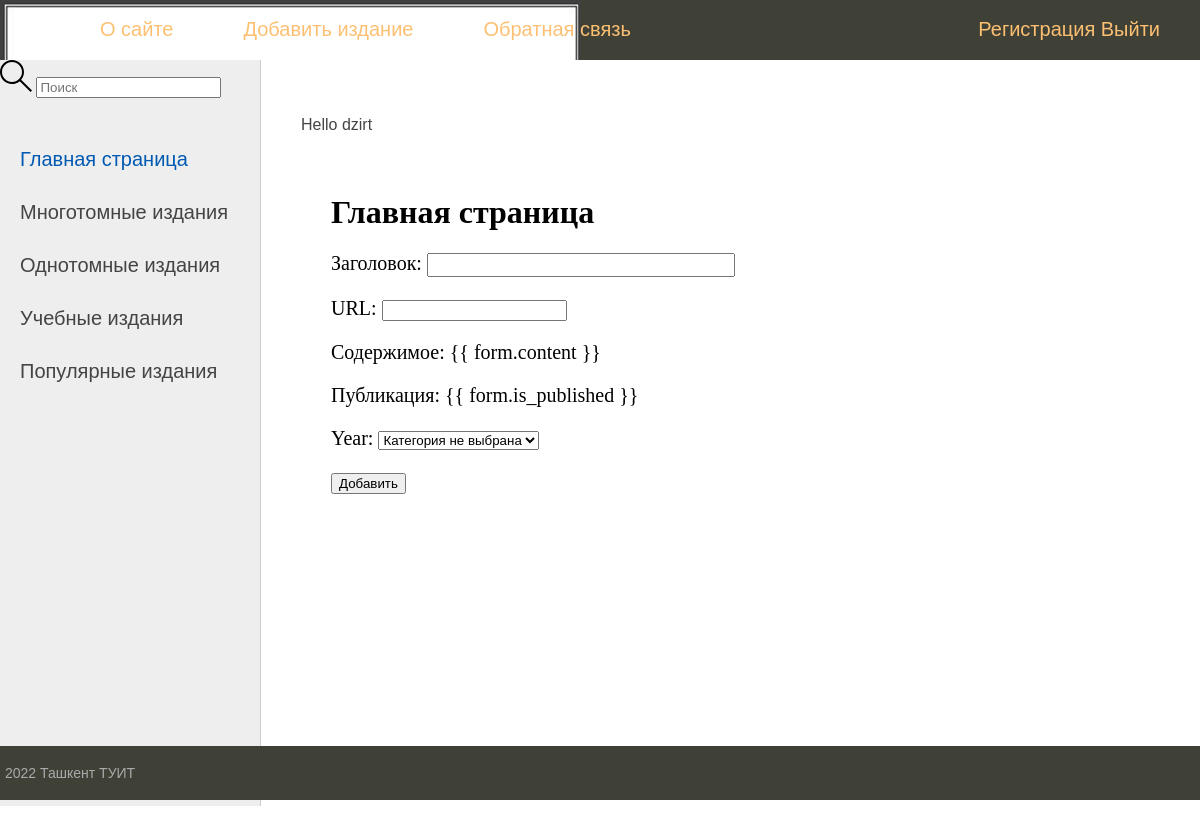
/addpage/ (signed in), run on the app's committed database.
### school/models.py (models this page shows, shortened)
class Category(models.Model):
    name = models.CharField(max_length=100, db_index=True)
    slug = models.SlugField(max_length=255, unique=True,
                            db_index=True, verbose_name="URL")
    def __str__(self):
        return self.name
    class Meta:
        verbose_name = 'Школьная бибилиотека'
        verbose_name_plural = 'Электронный каталог'

### school/views.py (the view)
# urls.py: path('addpage/', Addpage.as_view(), name='add_page'),
class Addpage(LoginRequiredMixin, DataMixin, CreateView):
    form_class = AddPostForm
    template_name = 'school/addpage.html'
    success_url = reverse_lazy('home')
    login_url = reverse_lazy('home')
    raise_exception = True
    def get_context_data(self, *, object_list=None, **kwargs):
        context = super().get_context_data(**kwargs)
        c_def = self.get_user_context(title='Главная страница')
        return dict(list(context.items()) + list(c_def.items()))

### school/forms.py
class AddPostForm(forms.ModelForm):
    def __init__(self, *arg, **kwargs):
        super().__init__(*arg, **kwargs)
        self.fields['year'].empty_label = "Категория не выбрана"
    class Meta:
        model = Catalog
        fields = {'title', 'slug', 'content', 'is_published', 'year'}
        widgets = {
            'title': forms.TextInput(attrs={'class': 'form-input'}),
            'content': forms.Textarea(attrs={'cols': 40, 'rows': 10}),
        }

### school/templatetags/school_tags.py (called while the page is built)
@register.inclusion_tag("school/list_categories.html")
def show_categories(sort=None, year_selected=0):
    if not sort:
        years = Category.objects.all()
    else:
        years = Category.objects.order_by(sort)
    return {"years": years, "year_selected": year_selected}

### school/utils.py (called while the page is built)
    def get_user_context(self, **kwargs):
        context = kwargs
        years = Category.objects.all()
        user_menu = menu.copy()
        if not self.request.user.is_authenticated:
            user_menu.pop(1)
        context['menu'] = menu
        context['years'] = years
        if 'year_selected' not in context:
            context['year_selected'] = 0
        return context

### school/templates/school/addpage.html (shortened to what this page needs)
{% extends 'school/base.html' %}
{% block content %}
<h1> {{title}}</h1>
<form action="{% url 'add_page'%}" method="post" enctype="multipart/form-data">
    <p> <label class="fprm-label" for="{{ form.title.id_for_label }}"> {{ form.title.label }}: </label> {{ form.title }}
    </p>
    <p> <label class="fprm-label" for="{{ form.slug.id_for_label }}"> {{ form.slug.label }}: </label> {{ form.slug }}
    </p>
    <p> <label class="fprm-label" for="{{ form.content.id_for_label }}"> {{ form.content.label }}: </label> {{
        form.content }} </p>
    <p> <label class="fprm-label" for="{{ form.is_published.id_for_label }}"> {{ form.is_published.label }}: </label> {{
        form.is_published }} </p>
    <p> <label class="fprm-label" for="{{ form.year.id_for_label }}"> {{ form.year.label }}: </label> {{ form.year }}
    </p>
    <button type="submit"> Добавить </button>
</form>
{% endblock %}

### school/templates/school/base.html (shortened to what this page needs)
{% load static %}
{% load school_tags %}
<!DOCTYPE html>
<html lang="en">
<head>
    <link type="text/css" href="{% static 'school/css/style.css' %}" rel="stylesheet" />
</head>
<body>
    <table class="table-page" border=0 cellpadding="0" cellspacing="0">
        <tr>
            <td valign="top">
                {% block mainmenu %}
                <div class="header">
                    <ul id="mainmenu" class="mainmenu">
                        <li class="logo"> <a href="{% url 'home'%}"> <img src="Logo.jpg">
                            </a> </li>
                        {% for m in menu %}
                        <li><a href="{% url m.url_name %}">{{m.title}}</a></li>
                        {% endfor %}
                        <li class="last">
                            <a href="{% url 'register' %}">Регистрация</a>
                            {% if request.user.is_authenticated%}
                            <a href="{% url 'logout' %}">Выйти</a>
                            {% else %}
                            <a href="{% url 'login' %}">Войти</a>
                            {% endif %}
                        </li>
                    </ul>
                </div>
                {% endblock mainmenu %}
                <table class="table-content" border=0 cellpadding="0" cellspacing="0">
                    <tr>
                        <td valign="top" class="left-chapters">
                            <form action="{% url 'home'%}" method="GET" class="header__search">
                                <label>
                                    <input name="q" placeholder="Поиск" />
                                </label>
                            </form>
                            <ul id="leftchapters">
                                {% if year_selected == 0 %}
                                <li class="selected"> Главная страница </li>
                                {% else %}
                                <li> <a href="{% url 'home' %}"> Главная страница </a> </li>
                                {% endif %}
                                {% show_categories year_selected=year_selected %}
                            </ul>
                        </td>
                        <td valign="top" class="content">
                            <p>Hello {{request.user}}</p>
                            <div class="content-text">
                                {% block content %}
                                {% endblock %}
                            </div>
                        </td>
                    </tr>
                </table>
        <tr>
            <td valign=top>
                <div id="footer">
                    <p> 2022 Ташкент ТУИТ </p>
                </div>
            </td>
        </tr>
    </table>
</body>
</html>

### school/templates/school/list_categories.html
{% for y in years %}
{% if y.pk == year_selected %}
<li class="selected"> {{y.name}}</li>
{% else %}
<li> <a href="{% url 'category' y.pk %}"> {{y.name}} </a> </li>
{% endif %}
{% endfor %}

### school/templates/school/static/school/css/style.css (style rules this page uses)
html, body { font-family: 'Arial'; margin: 0; padding: 0; height: 100%; width: 100%; color: #444; }
a { color: #0059b2; text-decoration: none; }
img { max-width: 600px; height: auto; }
.table-page { width: 100%; height: 100%; vertical-align: top; }
.table-page tr { height: 100%; }
.header { background: #3F4137; height: 60px; }
.logo { background: url('../images/logo.png') no-repeat 10px 5px; width: 70px; height: 60px; }
ul.mainmenu { list-style: none; margin: 0; padding: 0; height: 60px; color: #fdc073; font-size: 20px; overflow: hidden; }
ul.mainmenu li { float: left; margin: 18px 40px 0 30px; }
ul.mainmenu li.logo { margin: 0; }
ul.mainmenu li.last { float: right; }
ul.mainmenu li a { color: #fdc073; text-decoration: none; }
.table-content { width: 100%; min-height: 100%; height: 100%; }
.left-chapters { margin: 0; background: #eee; border-right: 1px solid #ccc; min-height: 100%; }
.left-chapters ul { width: 230px; min-height: 100%; margin: 0; padding: 20px 10px 10px 20px; list-style: none; font-size: 20px; }
.left-chapters ul li { margin: 30px 0 0 0; color: #999; }
.left-chapters ul li.selected { color: #0059b2; }
.left-chapters ul li a { color: #444; text-decoration: none; }
.content { padding: 40px 20px 20px 40px; width: 100%; box-sizing: border-box; }
.content-text { margin: 60px 0 0 30px; color: #000; font-size: 20px; font-family: Yandex Sans Display Light; }
.content-text h1 { font-size: 32px; }
#footer { box-sizing: border-box; background: #3F4137; padding: 5px; color: #aaa; font-size: 14px; font-family: Verdana, Geneva, Arial, Helvetica; text-align: left; overflow: hidden; }
.form-input { width: 300px; font-size: 16px; }

### school/templates/school/base.html (style rules this page uses)
a { color: #0059b2; text-decoration: none; }
img { max-width: 600px; height: auto; }
.table-page { width: 100%; height: 100%; vertical-align: top; }
.table-page tr { height: 100%; }
.header { background: #3F4137; height: 60px; }
.logo { background: url('Logo.jpg') no-repeat 10px 5px; width: 70px; height: 60px; }
ul.mainmenu { list-style: none; margin: 0; padding: 0; height: 60px; color: #fdc073; font-size: 20px; overflow: hidden; }
ul.mainmenu li { float: left; margin: 18px 40px 0 30px; }
ul.mainmenu li.logo { margin: 0; }
ul.mainmenu li.last { float: right; }
ul.mainmenu li a { color: #fdc073; text-decoration: none; }
.table-content { width: 100%; min-height: 100%; height: 100%; }
.left-chapters { margin: 0; background: #eee; border-right: 1px solid #ccc; min-height: 100%; }
.left-chapters ul { width: 230px; min-height: 100%; margin: 0; padding: 20px 10px 10px 20px; list-style: none; font-size: 20px; }
.left-chapters ul li { margin: 30px 0 0 0; color: #999; }
.left-chapters ul li.selected { color: #0059b2; }
.left-chapters ul li a { color: #444; text-decoration: none; }
.content { padding: 40px 20px 20px 40px; width: 100%; box-sizing: border-box; }
.content-text { margin: 60px 0 0 30px; color: #000; font-size: 20px; font-family: Yandex Sans Display Light; }
.content-text h1 { font-size: 32px; }
#footer { box-sizing: border-box; background: #3F4137; padding: 5px; color: #aaa; font-size: 14px; font-family: Verdana, Geneva, Arial, Helvetica; text-align: left; overflow: hidden; }
.form-input { width: 300px; font-size: 16px; }

### data on the page
Category: name "Многотомные издания"
Category: name "Однотомные издания"
Category: name "Учебные издания"
Category: name "Популярные издания"

### other printed values
{{ m.title }} "О сайте" "Добавить издание" "Обратная связь"
{{ request.user }} "dzirt"
{{ title }} "Главная страница"
